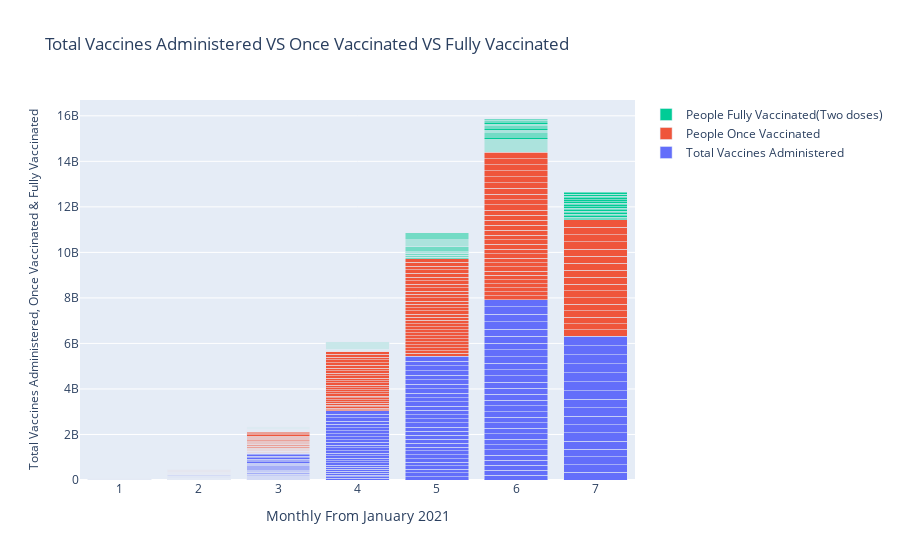

The code cell stored with this chart in its notebook:
### Code cell
# Stacked Bar Graph

fig = go.Figure(data=[
    go.Bar(name='Total Vaccines Administered', 
           x=vaccines_india_df.month, 
           y=vaccines_india_df.total_vaccinations, 
           hovertext=vaccines_india_df.date), 
    go.Bar(name='People Once Vaccinated', 
           x=vaccines_india_df.month, 
           y=vaccines_india_df.people_vaccinated, 
           hovertext=vaccines_india_df.date), 
    go.Bar(name='People Fully Vaccinated(Two doses)', 
           x=vaccines_india_df.month, 
           y=vaccines_india_df.people_fully_vaccinated, 
           hovertext=vaccines_india_df.date)
])

fig.update_xaxes(title='Monthly From January 2021')
fig.update_yaxes(title='Total Vaccines Administered, Once Vaccinated & Fully Vaccinated', 
                 title_font={'size': 12})
fig.update_layout(barmode='stack', 
                  title='Total Vaccines Administered VS Once Vaccinated VS Fully Vaccinated')
fig.show()

### Figure 1 — Plotly figure (JSON) as saved in the notebook; plotly's stock layout.template omitted (floating-point values rounded to 4 significant figures; data arrays with more than 128 entries replaced by an {"elided": "..."} marker saying what was removed)
{"data": [{"hovertext": {"elided": "179 str values"}, "name": "Total Vaccines Administered", "type": "bar", "x": {"elided": "179 int values"}, "y": {"elided": "179 int values"}}, {"hovertext": {"elided": "179 str values"}, "name": "People Once Vaccinated", "type": "bar", "x": {"elided": "179 int values"}, "y": {"elided": "179 int values"}}, {"hovertext": {"elided": "179 str values"}, "name": "People Fully Vaccinated(Two doses)", "type": "bar", "x": {"elided": "179 int values"}, "y": {"elided": "179 int values"}}], "layout": {"barmode": "stack", "title": {"text": "Total Vaccines Administered VS Once Vaccinated VS Fully Vaccinated"}, "xaxis": {"title": {"text": "Monthly From January 2021"}}, "yaxis": {"title": {"font": {"size": 12}, "text": "Total Vaccines Administered, Once Vaccinated & Fully Vaccinated"}}}}
